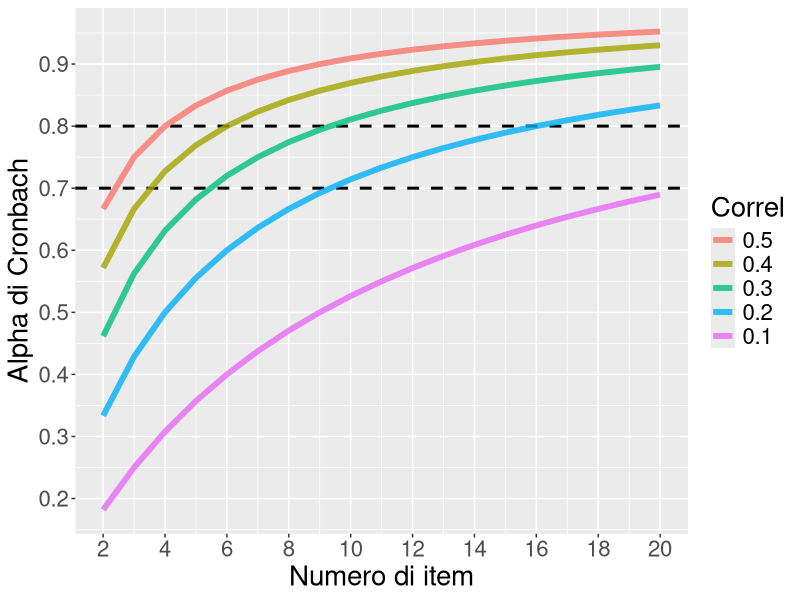
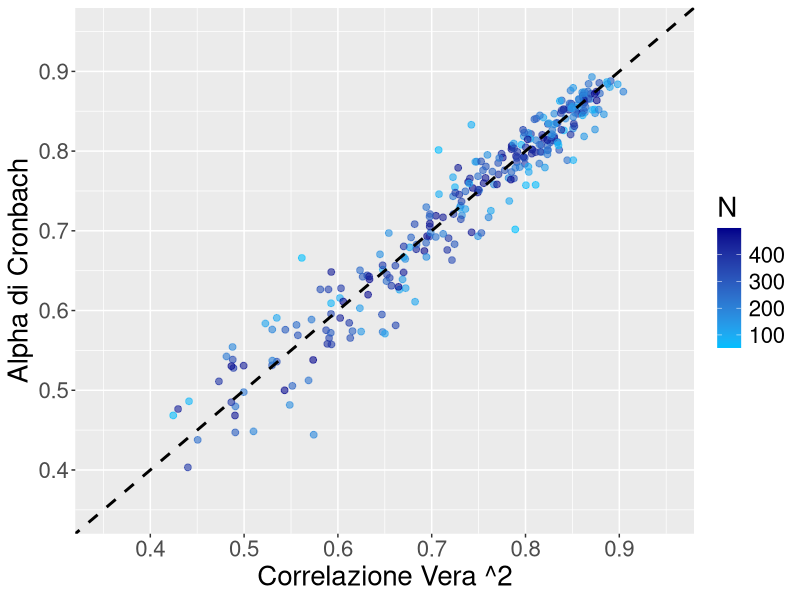

The R script that drew these images, in order: (Note: this script raises an error after producing the figures.)
## ---- chunk 1
#| code-fold: true
#| warning: false
#| message: false
#| results: "hide"

library(ggplot2)
nr = data.frame(expand.grid(k=2:20,Correl=c(.1,.2,.3,.4,.5)),AlphaCronbach=NA)
nr$AlphaCronbach = (nr$k*nr$Correl)/(1+(nr$k-1)*nr$Correl)
nr$Correl = factor(nr$Correl,levels=rev(unique(nr$Correl)))
ggplot(nr,aes(x=k,y=AlphaCronbach,group=Correl,color=Correl))+
  geom_hline(yintercept=c(0.70,0.80),size=1,linetype=2)+
  geom_line(size=2,alpha=.8)+
  theme(text=element_text(size=20))+
  scale_y_continuous(breaks=seq(0,1,.1))+
  scale_x_continuous(breaks=seq(2,20,2))+
  xlab("Numero di item")+
  ylab("Alpha di Cronbach")
## ---- chunk 2
set.seed(10)

N = 1e5
X_true = rnorm(N,0,1)
df = data.frame(
  x1 = 0.67*X_true + rnorm(N,0,1),
  x2 = 0.67*X_true + rnorm(N,0,1),
  x3 = 0.67*X_true + rnorm(N,0,1),
  x4 = 0.67*X_true + rnorm(N,0,1)
)
df[1:3,] # prime 3 righe
## ---- chunk 3
round( cor(df) ,2)
## ---- chunk 4
Ss = rowSums(df)
cor(Ss, X_true)
## ---- chunk 5
#| message: false
psych::alpha(df)$total$raw_alpha # Alpha di Cronbach
## ---- chunk 6
#| message: false
# Radice quadrata dell'Alpha di Cronbach coincide con la correlazione di cui sopra
sqrt( psych::alpha(df)$total$raw_alpha )
## ---- chunk 7
#| code-fold: true
#| warning: false
#| message: false
#| results: "hide"

library(lavaan)
niter = 300
res0 = data.frame(AlphaCronbach=rep(NA,niter),VarVera=NA,N=NA)
for(i in 1:niter){
  meanLoad = runif(1,0.4,1.2)
  N = round(runif(1,50,500))
  X_true = rnorm(N,0,1)
  df = data.frame(
         x1 = meanLoad*X_true + rnorm(N,0,1),
         x2 = meanLoad*X_true + rnorm(N,0,1),
         x3 = meanLoad*X_true + rnorm(N,0,1),
         x4 = meanLoad*X_true + rnorm(N,0,1),
         x5 = meanLoad*X_true + rnorm(N,0,1)
    )
    #model = "X_latent =~ x1+x2+x3+x4+x5"
    #fit = cfa(model, df)
    res0$AlphaCronbach[i] = psych::alpha(df)$total$raw_alpha
    res0$VarVera[i] = cor(rowSums(df),X_true)^2
    res0$N[i] = N
}

ggplot(res0,aes(x=VarVera,y=AlphaCronbach))+
  geom_point(aes(color=N),size=2,alpha=.6)+
  geom_abline(slope = 1, intercept = 0, linetype = "dashed", size=1)+
  scale_color_gradient(low = "deepskyblue", high = "blue4")+
  coord_cartesian(xlim=c(0.35,0.95),ylim=c(0.35,0.95))+
  theme(text=element_text(size=20))+
  scale_x_continuous(breaks=seq(0,1,.1))+
  scale_y_continuous(breaks=seq(0,1,.1))+
  xlab("Correlazione Vera ^2")+
  ylab("Alpha di Cronbach")

diff0 = res0$AlphaCronbach - res0$VarVera
## ---- chunk 8
set.seed(10)

N = 1e5
X_true = rnorm(N,0,1)
df = data.frame(
  x1 = 0.90*X_true + rnorm(N,0,1),
  x2 = 0.40*X_true + rnorm(N,0,1),
  x3 = 1.20*X_true + rnorm(N,0,1),
  x4 = 0.60*X_true + rnorm(N,0,1)
)
round( cor(df) ,2)
## ---- chunk 9
#| message: false
cor(rowSums(df),X_true) # correlazione "corretta" / vera
## ---- chunk 10
#| message: false
sqrt( psych::alpha(df)$total$raw_alpha ) # correlazione stimata da Alpha di Cronbach
## ---- chunk 11
#| message: false
library(lavaan)
model = "X_latent =~ x1+x2+x3+x4"
fit = cfa(model, df)
round( cor(cbind(X_true, SumScore=rowSums(df), FactorScore=as.numeric(predict(fit)))) ,2)
## ---- chunk 12
#| message: false
library(semTools)
reliability(fit)
## ---- chunk 13
#| code-fold: true
#| warning: false
#| message: false
#| results: "hide"

niter = 15
meanLoad = seq(0.4,1.2,length.out=niter)
tauEq = c(0,1)
res2 = data.frame(expand.grid(meanLoad=meanLoad,tauEq=tauEq),AlphaCronbach=rep(NA,niter),VarVera=NA)
for(i in 1:nrow(res2)){
  N = 1e4
  X_true = rnorm(N,0,1)
  if(res2$tauEq[i]==1){
      df = data.frame(
         x1 = res2$meanLoad[i]*X_true + rnorm(N,0,1),
         x2 = res2$meanLoad[i]*X_true + rnorm(N,0,1),
         x3 = res2$meanLoad[i]*X_true + rnorm(N,0,1),
         x4 = res2$meanLoad[i]*X_true + rnorm(N,0,1),
         x5 = res2$meanLoad[i]*X_true + rnorm(N,0,1)
    )
  }else{
      df = data.frame(
         x1 = (res2$meanLoad[i]-0.40)*X_true + rnorm(N,0,1),
         x2 = (res2$meanLoad[i]-0.25)*X_true + rnorm(N,0,1),
         x3 = (res2$meanLoad[i])*X_true + rnorm(N,0,1),
         x4 = (res2$meanLoad[i]+0.25)*X_true + rnorm(N,0,1),
         x5 = (res2$meanLoad[i]+0.40)*X_true + rnorm(N,0,1)
    )
  }
    model = "X_latent =~ x1+x2+x3+x4+x5"
    fit = cfa(model, df)
    res2$AlphaCronbach[i] = psych::alpha(df)$total$raw_alpha
    res2$VarVera[i] = cor(predict(fit),X_true)^2
    res2$N[i] = N
}
diff2 = res2$AlphaCronbach - res2$VarVera

res2$tauEquiv. = factor(res2$tauEq,levels=c(1,0),label=c("yes","no"))
ggplot(res2,aes(x=VarVera,y=AlphaCronbach,color=tauEquiv.))+
  geom_abline(slope = 1, intercept = 0, linetype = "dashed", size=1)+
  scale_color_manual(values=c("#11DDFF","#DD7766"))+
  geom_point(size=6,alpha=.8)+
  theme(text=element_text(size=20))+
  xlab("Correlazione Vera ^2")+
  ylab("Alpha di Cronbach")
